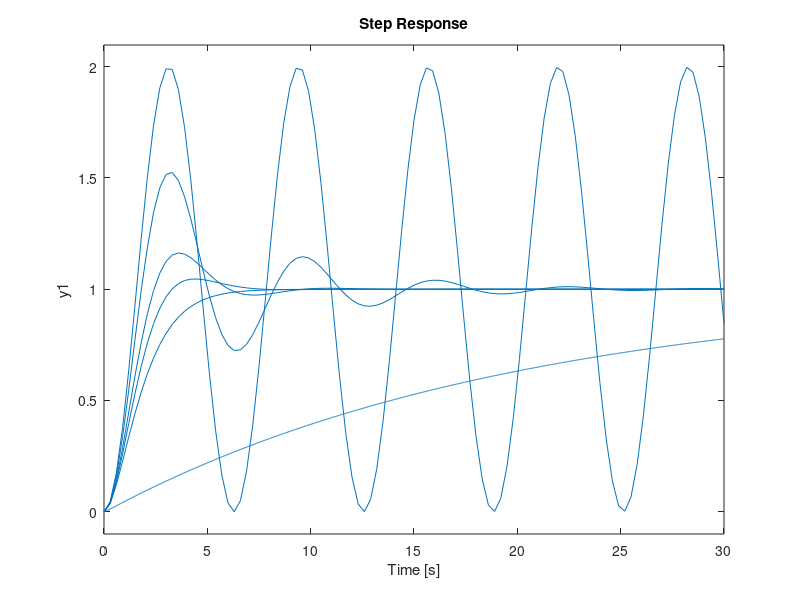
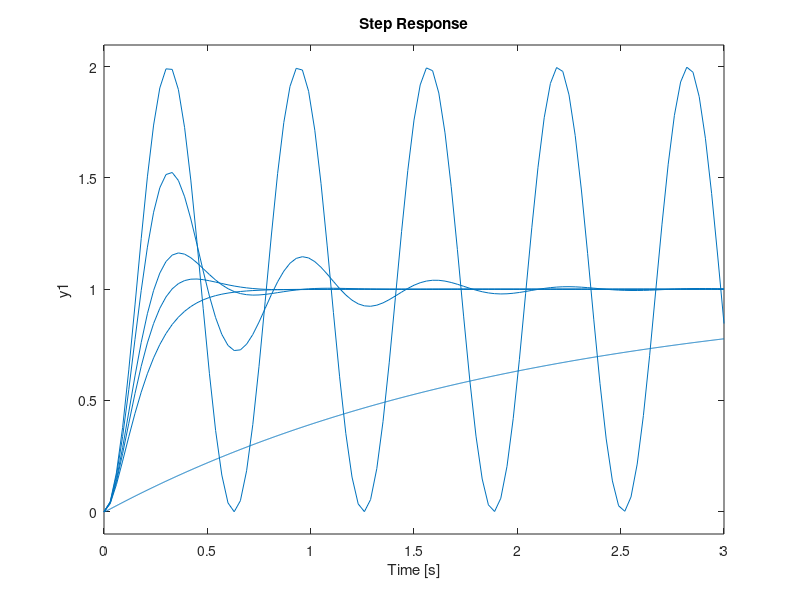

Source code (MATLAB) for these figures, in order:
for T=[1 0.1]
    figure;
    for Zeta = [0 0.2 0.5 0.7 1 10]
        num = 1;
        den = [T*T, 2*Zeta*T, 1];
        sys = tf(num, den);
        step(sys, T*30);
        hold on;
    end;
    grid;
end

